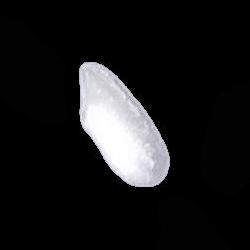
#> input picture dataset/Arborio/Arborio (10).jpg, 250 x 250 px; its folder holds only this picture in this run
$ jupyter execute --allow-errors percobaan2.ipynb   (older library calls are emulated)
#> lines starting #> are read from the running program, lines starting #| are printed output that depends on the picture
[cell 1]
import os
import cv2 as cv
import matplotlib.pyplot as plt
import numpy as np
import pandas as pd
from sklearn.model_selection import train_test_split
from sklearn.metrics import accuracy_score, classification_report
from skimage.feature import graycomatrix, graycoprops
from scipy.stats import entropy
from sklearn.ensemble import RandomForestClassifier
from sklearn.svm import SVC
from sklearn.neighbors import KNeighborsClassifier
from sklearn.metrics import accuracy_score, precision_score, recall_score, f1_score, confusion_matrix, classification_report
from sklearn.metrics import (confusion_matrix, ConfusionMatrixDisplay)
import seaborn as sns

Blok kode ini melakukan impor seluruh library Python yang diperlukan untuk membangun alur kerja pemrosesan citra digital dan klasifikasi pembelajaran mesin. Pustaka os dan cv2 digunakan untuk manajemen file serta manipulasi gambar, sedangkan numpy dan pandas menangani pengolahan struktur data matriks serta tabel data. Proses ekstraksi fitur tekstur berbasis GLCM beserta perhitungan nilai entropinya didukung penuh oleh library skimage dan scipy. Untuk tahap pemodelan dan analisis performa, scikit-learn menyediakan fungsi pembagian dataset, tiga algoritma klasifikasi utama yaitu Random Forest, SVM, dan KNN, beserta metrik evaluasi lengkap seperti akurasi, presisi, recall, f1-score, dan confusion matrix. Terakhir, matplotlib dan seaborn disiapkan untuk menangani kebutuhan visualisasi grafik serta heatmap korelasi antar fitur.

[cell 2]
data = []
labels = []
file_name = []

IMG_SIZE = (128, 128)

for sub_folder in os.listdir("dataset"):
    sub_folder_files = os.listdir(os.path.join("dataset", sub_folder))
    for i, filename in enumerate(sub_folder_files):
        img_path = os.path.join("dataset", sub_folder, filename)
        img = cv.imread(img_path)
#> img is the input picture: shape (250, 250, 3); mean B, G, R 26.1, 25.3, 25.4

        if img is None:
            continue

        data.append(img)
        labels.append(sub_folder)
        file_name.append(f"{sub_folder}_{i+1}.jpg")

print(f"Total data: {len(data)}")
#| Total data: 2
print(f"Kelas: {sorted(set(labels))}")

Blok kode ini berfungsi untuk memuat seluruh aset gambar dari direktori dataset ke dalam memori program. Proses diawali dengan menyiapkan tiga list kosong untuk menyimpan data citra, label, dan nama file baru, serta menentukan konstanta ukuran gambar sebesar 128 x 128 piksel. Melalui perulangan bersarang, program menelusuri setiap subfolder, membaca setiap file gambar memakai fungsi cv.imread, dan otomatis melewati file tersebut jika terdeteksi rusak atau kosong. Untuk setiap citra yang berhasil terbaca, data matriksnya dimasukkan ke list data, nama subfolder otomatis dijadikan penanda kelas pada list labels, dan identitas file baru dengan format penomoran khusus disimpan ke list file_name.

# Data Preparation
### Define Preprocessing Function

[cell 3]
TARGET_SIZE = (128, 128)

def re_gray(image, target_size=TARGET_SIZE):
#> called with target_size = (128, 128)
    resized = cv.resize(image, target_size)
    if len(resized.shape) == 3:
        gray = cv.cvtColor(resized, cv.COLOR_BGR2GRAY)
    else:
        gray = resized
    return gray.astype(np.uint8)


def median(image_input, kernel_size=5):
#> called with kernel_size = 5
    if isinstance(image_input, str):
        img = cv.imread(image_input)
    else:
        img = image_input.copy()

    median_hasil = cv.medianBlur(img, kernel_size)
    return median_hasil

def histogram_equalization(image_input):
    if isinstance(image_input, str):
        img = cv.imread(image_input, cv.IMREAD_GRAYSCALE)
    else:
        img = image_input.copy()

    equalized_result = cv.equalizeHist(img)
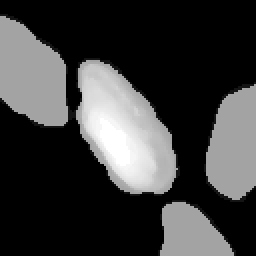
#> equalized_result: shape (128, 128) (shown 2 times larger); min 0, max 255, mean 60.3

    return equalized_result

Blok kode ini mendefinisikan tiga fungsi modular untuk tahap pra-pemrosesan citra digital menggunakan OpenCV dan NumPy. Fungsi pertama, re_gray, bertugas mengubah ukuran dimensi gambar menjadi 128 kali 128 piksel dan mengonversinya ke format grayscale menggunakan cv.cvtColor jika inputnya terdeteksi sebagai citra berwarna. Fungsi kedua, median, berfungsi untuk mereduksi noise atau bintik pada gambar dengan menerapkan filter penyaringan median blur lewat cv.medianBlur menggunakan ukuran kernel default 5. Fungsi ketiga, histogram_equalization, digunakan untuk meratakan dan meningkatkan kualitas kontras citra secara otomatis melalui fungsi cv.equalizeHist.

[cell 4]
def prepro(image):
    img = re_gray(image)
#> call 2 of re_gray, with target_size = (128, 128)
#> in re_gray (call 2), `resized = cv.resize(image, target_size)`:
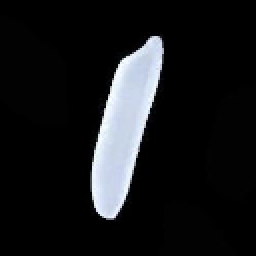
#> resized: shape (128, 128, 3) (shown 2 times larger); mean B, G, R 26.5, 24.6, 23.5
#> in re_gray (call 2), `gray = cv.cvtColor(resized, cv.COLOR_BGR2GRAY)`:
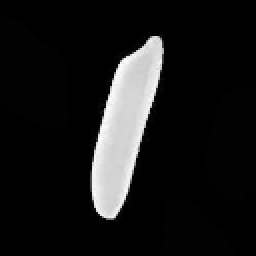
#> gray: shape (128, 128) (shown 2 times larger); min 0, max 253, mean 24.5
    img = median(img)
    img = histogram_equalization(img)
#> in histogram_equalization (call 2), `equalized_result = cv.equalizeHist(img)`:
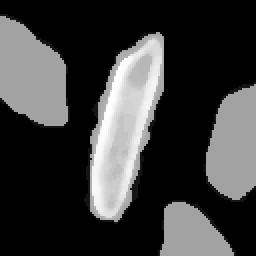
#> equalized_result: shape (128, 128) (shown 2 times larger); min 0, max 255, mean 60.4

    return img

Fungsi prepro didefinisikan untuk merangkaikan seluruh tahapan pra-pemrosesan citra secara sekuensial terhadap masukan gambar. Di dalam fungsi ini, gambar pertama-tama diproses oleh fungsi re_gray untuk disesuaikan ukurannya sekaligus diubah ke dalam format grayscale. Setelah itu, citra dialirkan ke fungsi median untuk mereduksi noise atau bintik halus yang mengganggu pada intensitas piksel. Proses pembersihan ini disempurnakan oleh fungsi histogram_equalization yang bertugas meratakan sebaran pencahayaan dan meningkatkan kontras, sehingga fungsi ini dapat mengembalikan hasil akhir berupa citra yang lebih tajam dan bersih.

## Percobaan 2 (Grayscale + Resize + Histogram Equalization + Median Filter)

Blok kode ini menerapkan tahapan pra-pemrosesan pada seluruh dataset gambar melalui metode list comprehension menggunakan fungsi percobaan2, lalu menyimpan hasilnya ke dalam variabel dataPreprocessed. Setelah itu, program menyaring indeks gambar berdasarkan setiap kelas unik yang tersedia untuk dikelompokkan secara visual. Untuk tiap-tiap kelas, program membuat kanvas visualisasi menggunakan Matplotlib dengan susunan grid 4 baris dan 6 kolom, kemudian menampilkan hingga 24 sampel gambar hasil pemrosesan dalam format skala abu-abu (cmap='gray').

[cell 5]
def percobaan2(img):
    hasil = prepro(img)
    return hasil

dataPreprocessed = [percobaan2(img) for img in data]
#> dataPreprocessed = 2 items

unique_labels = sorted(set(labels))

for label in unique_labels:
    idxs = [j for j, l in enumerate(labels) if l == label]

    fig, axs = plt.subplots(4, 6, figsize=(12, 8))
    fig.suptitle(f'{label}', fontsize=16)

    for k in range(min(24, len(idxs))):
        row = k // 6
        col = k % 6
        ax  = axs[row][col]

        ax.imshow(dataPreprocessed[idxs[k]], cmap='gray')
        ax.axis('off')

    plt.tight_layout()
    plt.subplots_adjust(top=0.9)
    plt.show()

[cell 6]
def glcm(image, derajat):
    if derajat == 0:
        angles = [0]
    elif derajat == 45:
        angles = [np.pi / 4]
    elif derajat == 90:
        angles = [np.pi / 2]
    elif derajat == 135:
        angles = [3 * np.pi / 4]
    else:
        raise ValueError("Invalid angle. It should be one of the following: 0, 45, 90, 135.")

    glcm = graycomatrix(image, [1], angles, 256, symmetric=True, normed=True)
    return glcm

Fungsi glcm dibuat untuk menghitung matriks ko-okurensi aras keabuan atau GLCM pada sebuah citra berdasarkan sudut orientasi spasial yang diinputkan. Melalui percabangan kondisi, nilai parameter derajat seperti 0, 45, 90, atau 135 akan dikonversi menjadi satuan radian yang dikenali oleh library graycomatrix, dan sistem otomatis memicu ValueError jika sudut yang dimasukkan tidak valid. Proses pembentukan matriks GLCM ini dikonfigurasi dengan jarak keserumpunan piksel senilai 1 dan tingkat keabuan hingga 256 level, serta dilengkapi parameter symmetric=True untuk menghasilkan matriks yang simetris dan normed=True guna menormalisasi matriks menjadi bentuk probabilitas sebelum akhirnya dikembalikan sebagai hasil akhir.

[cell 7]
def correlation_feat(matriks):
    return graycoprops(matriks, 'correlation')[0, 0]

def dissimilarity(matriks):
    return graycoprops(matriks, 'dissimilarity')[0, 0]

def homogenity(matriks):
    return graycoprops(matriks, 'homogeneity')[0, 0]

def contrast(matriks):
    return graycoprops(matriks, 'contrast')[0, 0]

def ASM(matriks):
    return graycoprops(matriks, 'ASM')[0, 0]

def energy(matriks):
    return graycoprops(matriks, 'energy')[0, 0]

def entropyGlcm(matriks):
    return entropy(matriks.ravel())

Kumpulan fungsi ini digunakan untuk mengekstrak tujuh karakteristik tekstur statistik dari hasil perhitungan matriks GLCM. Enam fungsi pertama, yaitu correlation_feat, dissimilarity, homogenity, contrast, ASM, dan energy, memanfaatkan fungsi graycoprops untuk menghitung nilai properti tekstur tertentu, lalu mengambil elemen pada indeks [0, 0] guna memperoleh nilai skalar tunggalnya. Di sisi lain, fungsi entropyGlcm menghitung derajat keacakan atau informasi tekstur dengan meratakan seluruh elemen matriks ke dalam bentuk satu dimensi lewat perintah ravel, yang kemudian diproses menggunakan fungsi entropy dari library scipy. Seluruh fitur statistik ini nantinya digabungkan sebagai vektor penciri untuk membedakan pola tekstur antar citra dalam dataset.

[cell 8]
Derajat0 = []
Derajat45 = []
Derajat90 = []
Derajat135 = []

for i in range(len(dataPreprocessed)):
    D0   = glcm(dataPreprocessed[i], 0)
    D45  = glcm(dataPreprocessed[i], 45)
    D90  = glcm(dataPreprocessed[i], 90)
    D135 = glcm(dataPreprocessed[i], 135)
    Derajat0.append(D0)
    Derajat45.append(D45)
    Derajat90.append(D90)
    Derajat135.append(D135)
#> this loop made 2 passes
#> after the loop, Derajat0 = 2 items; Derajat135 = 2 items; Derajat45 = 2 items; Derajat90 = 2 items

Kontras0, Kontras45, Kontras90, Kontras135         = [], [], [], []
dissimilarity0, dissimilarity45, dissimilarity90, dissimilarity135 = [], [], [], []
homogenity0, homogenity45, homogenity90, homogenity135 = [], [], [], []
entropy0, entropy45, entropy90, entropy135         = [], [], [], []
ASM0, ASM45, ASM90, ASM135                         = [], [], [], []
energy0, energy45, energy90, energy135             = [], [], [], []
correlation0, correlation45, correlation90, correlation135 = [], [], [], []

for i in range(len(dataPreprocessed)):
    Kontras0.append(contrast(Derajat0[i]))
    Kontras45.append(contrast(Derajat45[i]))
    Kontras90.append(contrast(Derajat90[i]))
    Kontras135.append(contrast(Derajat135[i]))

    dissimilarity0.append(dissimilarity(Derajat0[i]))
    dissimilarity45.append(dissimilarity(Derajat45[i]))
    dissimilarity90.append(dissimilarity(Derajat90[i]))
    dissimilarity135.append(dissimilarity(Derajat135[i]))

    homogenity0.append(homogenity(Derajat0[i]))
    homogenity45.append(homogenity(Derajat45[i]))
    homogenity90.append(homogenity(Derajat90[i]))
    homogenity135.append(homogenity(Derajat135[i]))

    entropy0.append(entropyGlcm(Derajat0[i]))
    entropy45.append(entropyGlcm(Derajat45[i]))
    entropy90.append(entropyGlcm(Derajat90[i]))
    entropy135.append(entropyGlcm(Derajat135[i]))

    ASM0.append(ASM(Derajat0[i]))
    ASM45.append(ASM(Derajat45[i]))
    ASM90.append(ASM(Derajat90[i]))
    ASM135.append(ASM(Derajat135[i]))

    energy0.append(energy(Derajat0[i]))
    energy45.append(energy(Derajat45[i]))
    energy90.append(energy(Derajat90[i]))
    energy135.append(energy(Derajat135[i]))

    correlation0.append(correlation_feat(Derajat0[i]))
    correlation45.append(correlation_feat(Derajat45[i]))
    correlation90.append(correlation_feat(Derajat90[i]))
    correlation135.append(correlation_feat(Derajat135[i]))
#> this loop made 2 passes
#> after the loop, ASM0 = [0.437, 0.43]; ASM135 = [0.427, 0.425]; ASM45 = [0.435, 0.425]; ASM90 = [0.438, 0.435]; Kontras0 = [452.1, 570.1]; Kontras135 = [716.4, 660.7]; Kontras45 = [466.4, 712.5]; Kontras90 = [350.7, 318.5]; correlation0 = [0.97, 0.962]; correlation135 = [0.952, 0.956]; correlation45 = [0.969, 0.952]; correlation90 = [0.977, 0.979]; dissimilarity0 = [3.83, 5.12]; dissimilarity135 = [5.91, 5.65]; dissimilarity45 = [3.77, 6.3]; dissimilarity90 = [3.08, 2.93]; energy0 = [0.661, 0.656]; energy135 = [0.654, 0.652]; energy45 = [0.66, 0.652]; energy90 = [0.662, 0.659]; entropy0 = [1.92, 1.94]; entropy135 = [2.01, 1.96]; entropy45 = [1.91, 1.99]; entropy90 = [1.88, 1.82]; homogenity0 = [0.877, 0.869]; homogenity135 = [0.851, 0.861]; homogenity45 = [0.89, 0.856]; homogenity90 = [0.892, 0.904]

print(f"Ekstraksi fitur selesai untuk {len(dataPreprocessed)} citra.")
#| Ekstraksi fitur selesai untuk 2 citra.

Blok kode ini berfungsi untuk mengekstrak tujuh jenis fitur tekstur GLCM secara menyeluruh pada empat sudut arah yaitu 0, 45, 90, dan 135 derajat untuk setiap citra di dalam dataset. Perulangan pertama menghitung matriks GLCM untuk keempat orientasi sudut tersebut secara bergantian pada seluruh data gambar hasil pra-pemrosesan. Selanjutnya, setelah daftar variabel penampung disiapkan, perulangan kedua menghitung dan memasukkan nilai dari tujuh metrik statistik meliputi kontras, dissimilarity, homogenitas, entropi, ASM, energi, dan korelasi dari masing-masing matriks sudut ke dalam listnya masing-masing.

## Ekstraksi ke CSV

Blok kode ini berfungsi untuk menyatukan seluruh identitas file, label kelas, dan dua puluh delapan fitur tekstur GLCM yang telah diekstraksi ke dalam satu struktur tabel data. Proses dimulai dengan mengelompokkan seluruh komponen tersebut ke dalam dictionary dataTable, lalu mengubahnya menjadi objek DataFrame menggunakan pandas. Struktur tabel ini kemudian langsung diekspor menjadi dokumen CSV dengan nama hasil_ekstraksi2.csv di dalam direktori hasil_ekstraksi tanpa menyertakan nomor indeks baris. Sebagai penutup, program membaca kembali file tersebut menggunakan perintah read_csv ke dalam variabel hasilEkstrak untuk menampilkan pratinjau seluruh data hasil ekstraksi fitur secara terstruktur di layar.

[cell 9]
dataTable = {
    'Filename': file_name, 'Label': labels,
    'Contrast0': Kontras0, 'Contrast45': Kontras45, 'Contrast90': Kontras90, 'Contrast135': Kontras135,
    'Homogeneity0': homogenity0, 'Homogeneity45': homogenity45, 'Homogeneity90': homogenity90, 'Homogeneity135': homogenity135,
    'Dissimilarity0': dissimilarity0, 'Dissimilarity45': dissimilarity45, 'Dissimilarity90': dissimilarity90, 'Dissimilarity135': dissimilarity135,
    'Entropy0': entropy0, 'Entropy45': entropy45, 'Entropy90': entropy90, 'Entropy135': entropy135,
    'ASM0': ASM0, 'ASM45': ASM45, 'ASM90': ASM90, 'ASM135': ASM135,
    'Energy0': energy0, 'Energy45': energy45, 'Energy90': energy90, 'Energy135': energy135,
    'Correlation0': correlation0, 'Correlation45': correlation45, 'Correlation90': correlation90, 'Correlation135': correlation135,
}
df = pd.DataFrame(dataTable)
#> df = table of 2 rows and 30 columns
#> (the rest of this cell did not finish here and is left out)
